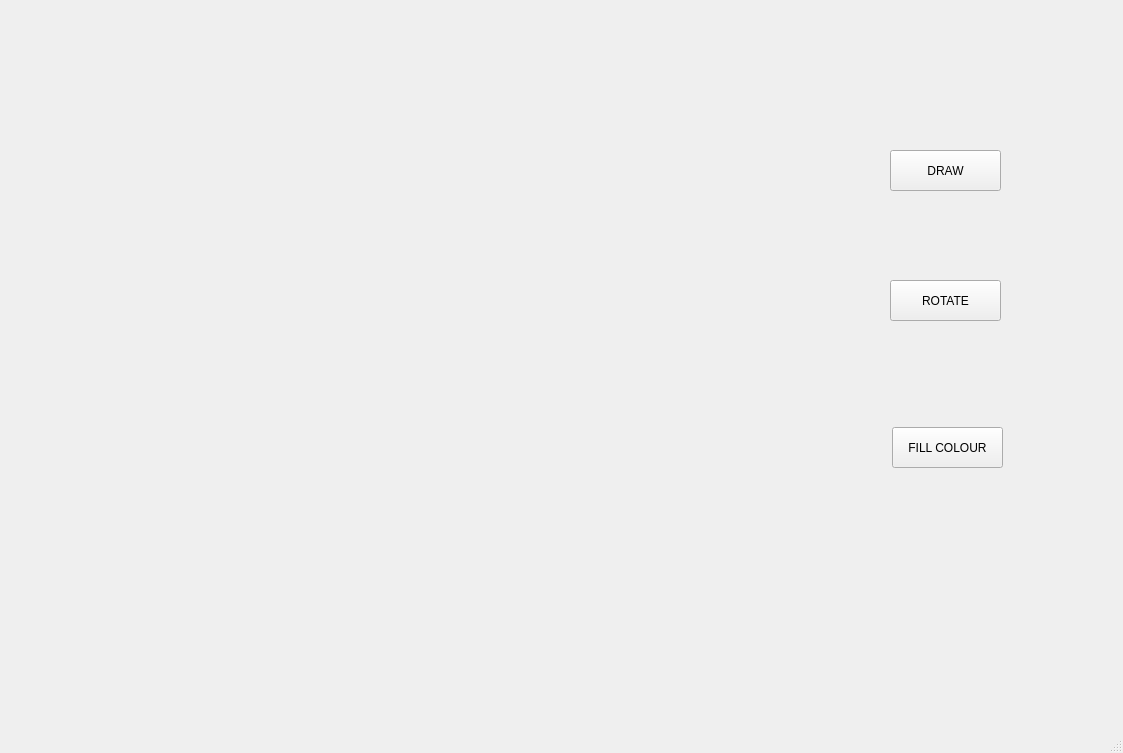
<?xml version="1.0" encoding="UTF-8"?>
<ui version="4.0">
 <class>MainWindow</class>
 <widget class="QMainWindow" name="MainWindow">
  <property name="geometry">
   <rect>
    <x>0</x>
    <y>0</y>
    <width>1123</width>
    <height>753</height>
   </rect>
  </property>
  <property name="windowTitle">
   <string>MainWindow</string>
  </property>
  <widget class="QWidget" name="centralwidget">
   <widget class="QLabel" name="label">
    <property name="geometry">
     <rect>
      <x>40</x>
      <y>70</y>
      <width>761</width>
      <height>581</height>
     </rect>
    </property>
    <property name="text">
     <string/>
    </property>
   </widget>
   <widget class="QPushButton" name="pushButton">
    <property name="geometry">
     <rect>
      <x>890</x>
      <y>150</y>
      <width>111</width>
      <height>41</height>
     </rect>
    </property>
    <property name="text">
     <string>DRAW</string>
    </property>
   </widget>
   <widget class="QPushButton" name="pushButton_2">
    <property name="geometry">
     <rect>
      <x>890</x>
      <y>280</y>
      <width>111</width>
      <height>41</height>
     </rect>
    </property>
    <property name="text">
     <string>ROTATE</string>
    </property>
   </widget>
   <widget class="QPushButton" name="pushButton_3">
    <property name="geometry">
     <rect>
      <x>892</x>
      <y>427</y>
      <width>111</width>
      <height>41</height>
     </rect>
    </property>
    <property name="text">
     <string>FILL COLOUR</string>
    </property>
   </widget>
  </widget>
  <widget class="QMenuBar" name="menubar">
   <property name="geometry">
    <rect>
     <x>0</x>
     <y>0</y>
     <width>1123</width>
     <height>25</height>
    </rect>
   </property>
  </widget>
  <widget class="QStatusBar" name="statusbar"/>
 </widget>
 <resources/>
 <connections/>
</ui>
